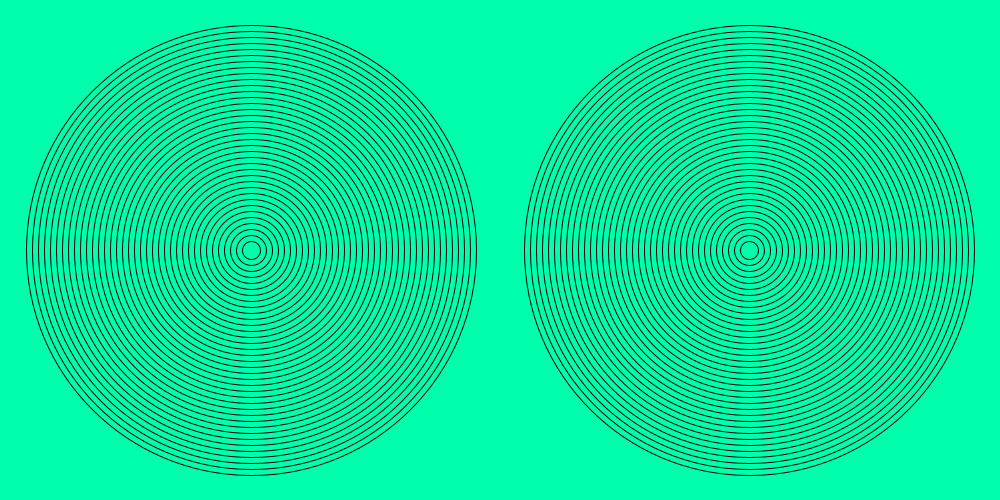
Frame 1 (no input)
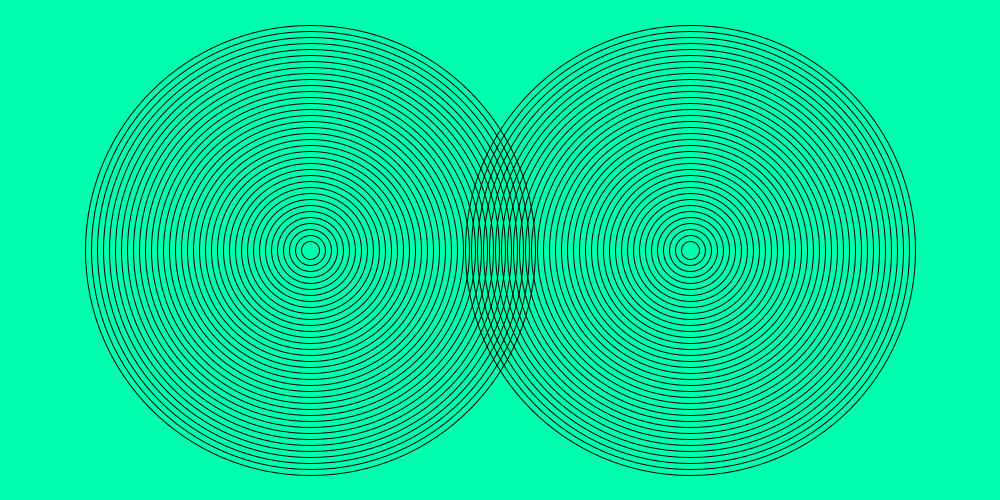
Frame 60 (the mouse pressed at the canvas centre just before this capture)
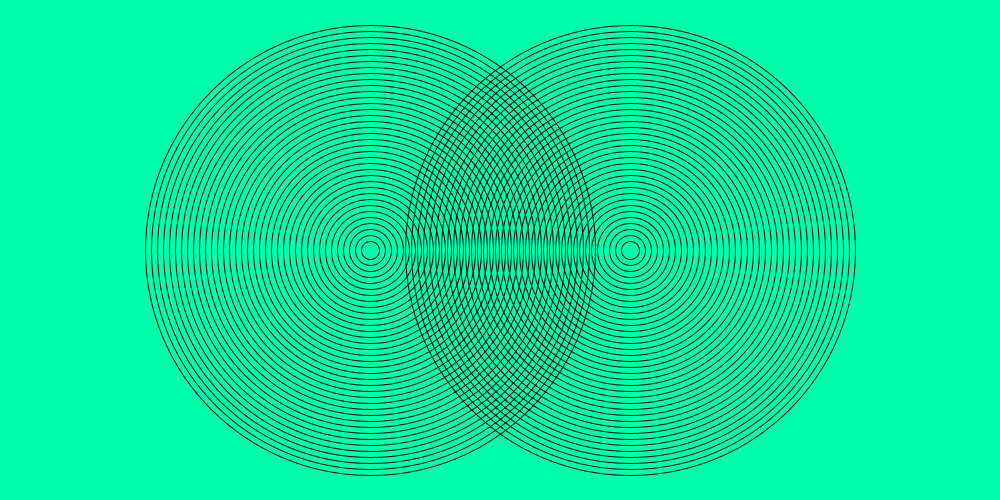
Frame 120 (the mouse held since frame 60 and released just before this capture)

The Processing sketch that drew these frames (run headless with seeded random() and noise(); from frame 60 on, the mouse is pressed at the canvas centre):

// Processing sketch: amazing_rings
// ── amazing_rings.pde
void setup(){
size(1000,500);
}
int x1= 250;
int x2 = 750;
int s1 = 1;
int s2 = -1;

void draw(){
  background(0,255,172);
  x1+= s1;
  x2+=s2;
  if(x1==775||x1==225){
  s1*=-1;
  }
  if(x2==225||x2==775){
    s2*=-1;
  }
for(int i =450;i>11.25;i-=11.25){
  noFill();
circle(x1,250,i);
}
for(int i =450;i>11.25;i-=11.25){
  noFill();
circle(x2,250,i);
}
}
